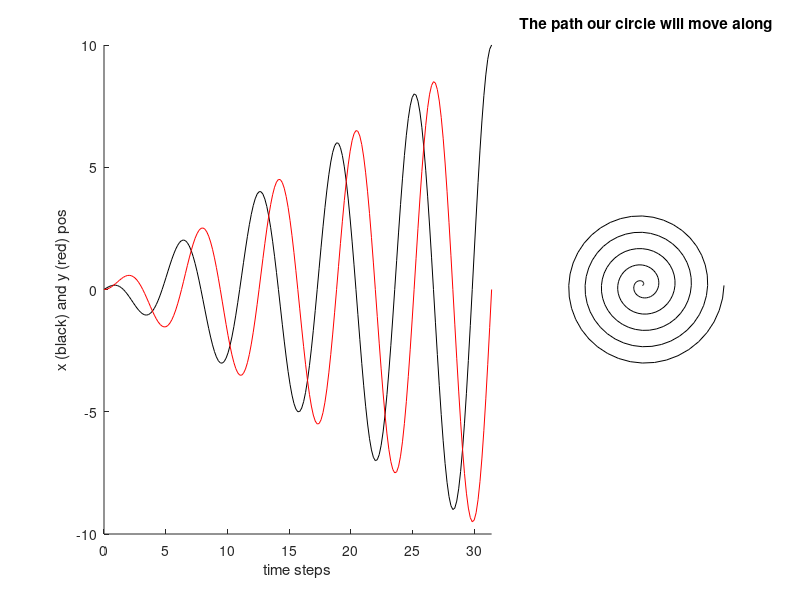

MATLAB code to generate this figure: (Note: this script raises an error after producing the figure.)
%% create data for our animation: a dot moving along a path
% Our aim is to make a circle move around an image along a specified path.
% First, we'll create that path (xpos and ypos)
revolution_no = 5; % how often around the circle
ang_resolution = 40; % how many points (i.e. frames) per circle
da = 2*pi/ang_resolution; % delta angle
t = 0:da:revolution_no*2*pi; % time steps
% why not a spiral:
pathradius = linspace(0,10,length(t)); % path radius increases each dt
xpos = pathradius.*cos(t);
ypos = pathradius.*sin(t);
% show what we have so far:
figure(1);
subplot(1,3,1:2)
plot(t,xpos, '-k'); hold on;
plot(t,ypos, '-r');
set(gca, 'XLim', [0 max(t)]); box off;
xlabel('time steps'); ylabel('x (black) and y (red) pos')
subplot(1,3,3)
plot(xpos,ypos,'k'); axis equal; axis off;
title('The path our circle will move along');
% We now want to use these x-y coordinates to place a cirle on an image.
% Each iteration, we want the position to be updated so that it appears as
% if the circle moved around the specified path.
% In addition, we want the circle diameter to change as it goes along.
circlesize = linspace(0.2,2, length(t)); % circle size increases linearly

%% Test the moving circle 
% We'll now plot a circle for each time steps, according to the path and
% size specifications above. I created a separate function to create the
% circle, called 'plotfilledcircle'. 
axlim = 15; 
figure;
for c = 1:length(t)
 ph=plotfilledcircle(circlesize(c), [xpos(c) ypos(c)]);
% we need to set the axes to an appropriate limit, otherwise they'll
% resize to always show the full circle:
 axis([-axlim axlim -axlim axlim]); 
 axis square;
% create a counter that updates each iteration:
 titlestr = sprintf('Frame: %03d', c);
 title(titlestr);
 pause(0.05); % pause a bit to see animation
end
